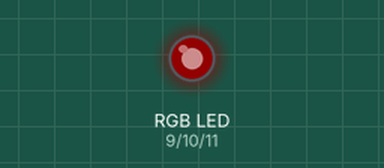
Bench run of a sketch on a simulated Arduino Uno, built with avr-gcc and run on an emulated ATmega328P. Parts: an RGB LED mixed from three pins (HIGH = lit). Dim RGB values are drawn brighter than linear; random numbers use the default seed unless the sketch sets one.

Above: at 0.95 s.
Timing chart, 0 to 40.0 s (numbered marks = the images above):
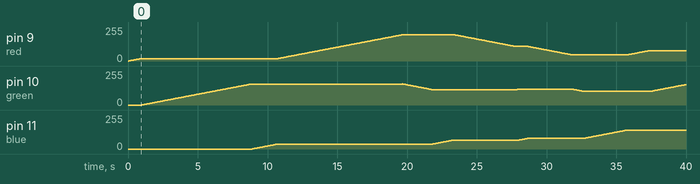

The sketch:

LightPet.ino
```cpp
//The light pet - A color changing mood lighting
//Randomly selects and fades through colors of three LEDs

//Set pins for colors
const int red = 9;
const int green = 10;
const int blue = 11;

//Assign variables for LEDs to mix colors at various levels between 0 and 255.
int redValue = 0;
int newRedValue = 0;

int blueValue = 0;
int newBlueValue = 0;

int greenValue = 0;
int newGreenValue = 0;

//Utility variables and random number, with the fading speed
int randomValue = 0;
int fadeSpeed = 50;

//Setup the three LED pins for OUTPUT

void setup() {
pinMode(red, OUTPUT);
pinMode(blue, OUTPUT);
pinMode(green, OUTPUT);
}

void loop() {
int mood = random(20);
if (mood>2)
{blendColors();}
}

void blendColors(){
newRedValue = random(255); //Pick a random value for red LED
if (redValue<newRedValue){
  for (int x=redValue;x<newRedValue;x++){
    analogWrite(red,x);
    delay(fadeSpeed);
  }
}
else {
  for (int x=redValue;x>newRedValue;x--){
    analogWrite(red,x);
    delay(fadeSpeed);
  }
}

redValue=newRedValue;

newGreenValue = random(255); //Pick a random value for Green LED
if (greenValue<newGreenValue){
  for (int x=greenValue;x<newGreenValue;x++){
    analogWrite(green,x);
    delay(fadeSpeed);
  }
}
else {
  for (int x=greenValue;x>newGreenValue;x--){
    analogWrite(green,x);
    delay(fadeSpeed);
  }
}

greenValue=newGreenValue;

newBlueValue = random(255); //Pick a random value for Blue LED
if (blueValue<newBlueValue){
  for (int x=blueValue;x<newBlueValue;x++){
    analogWrite(blue,x);
    delay(fadeSpeed);
  }
}
else {
  for (int x=blueValue;x>newBlueValue;x--){
    analogWrite(blue,x);
    delay(fadeSpeed);
  }
}

blueValue=newBlueValue;


}
```

Measured:
- by itself, pin 11 (blue): moves from 0/255 to 142/255 over 26.9 s
